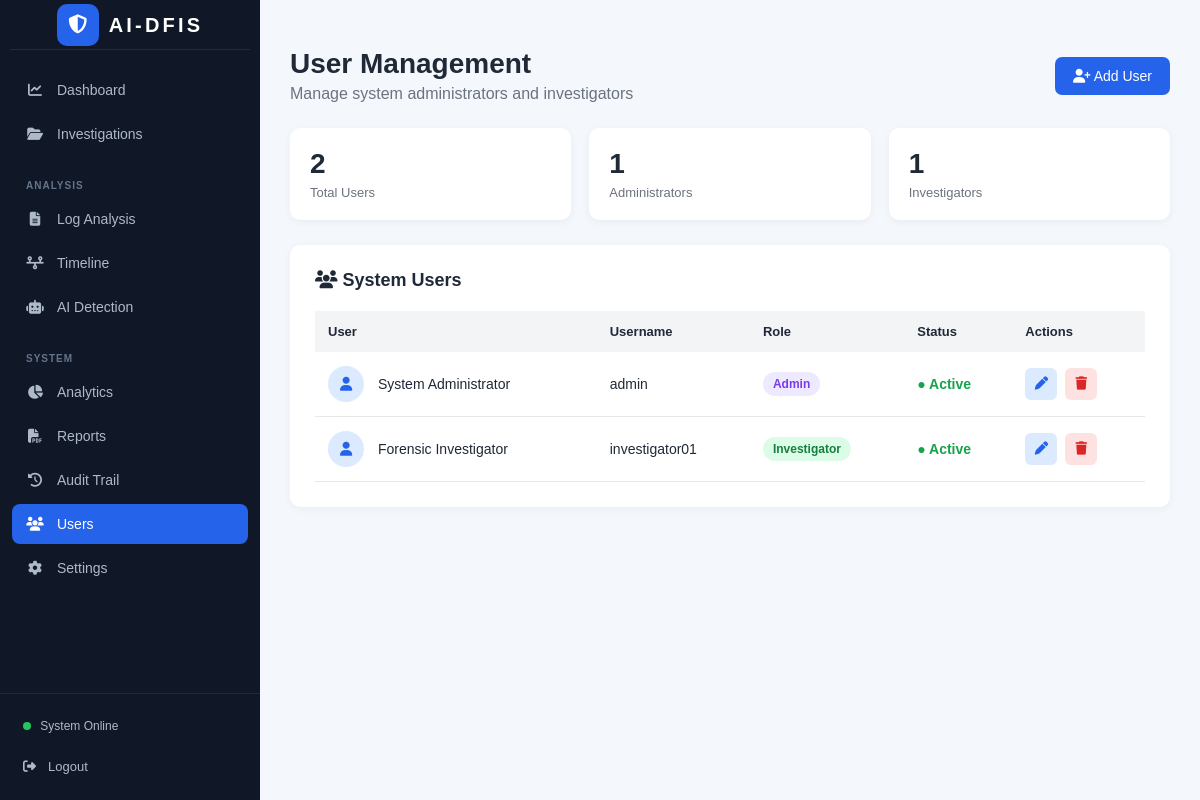
The app's page /users (signed in) with its own data.
### tables this page shows
CREATE TABLE users (

            id INTEGER PRIMARY KEY AUTOINCREMENT,

            name TEXT NOT NULL,

            username TEXT UNIQUE NOT NULL,

            password TEXT NOT NULL,

            role TEXT NOT NULL

        );

### app.py (the view)
@app.route("/users")
def users():
    if session.get("role") != "Admin":
        abort(403)
    conn = get_db_connection()
    users = conn.execute(
        "SELECT * FROM users ORDER BY id"
    ).fetchall()
    conn.close()
    total_users = len(users)
    admin_count = 0
    investigator_count = 0
    for user in users:
        if user["role"] == "Admin":
            admin_count += 1
        elif user["role"] == "Investigator":
            investigator_count += 1
    return render_template(
        "users.html",
        users=users,
        total_users=total_users,
        admin_count=admin_count,
        investigator_count=investigator_count
    )

### app.py (called while the page is built)
def get_db_connection():
    conn = sqlite3.connect(DATABASE)
    conn.row_factory = sqlite3.Row
    return conn

def login_required():
    return "user_id" in session

@app.before_request
def require_login():
    if request.endpoint in ["login", "static"]:
        return None
    if not login_required():
        return redirect(url_for("login"))
    return None

### templates/users.html (shortened to what this page needs)
<!DOCTYPE html>
<html lang="en">
<head>
    <link rel="stylesheet"
          href="https://cdnjs.cloudflare.com/ajax/libs/font-awesome/6.5.0/css/all.min.css">
</head>
<body>
<aside class="sidebar">
    <div class="logo">
        <div class="logo-icon">
            <i class="fa-solid fa-shield-halved"></i>
        </div>
        <div>
            <h2 class="brand-wordmark">AI-DFIS</h2>
        </div>
    </div>
    <nav class="sidebar-menu">
        <a href="/dashboard" class="menu-item">
            <i class="fa-solid fa-chart-line"></i>
            <span>Dashboard</span>
        </a>
        <a href="/investigations" class="menu-item">
            <i class="fa-solid fa-folder-open"></i>
            <span>Investigations</span>
        </a>
        <div class="menu-title">ANALYSIS</div>
        <a href="/log-analysis" class="menu-item">
            <i class="fa-solid fa-file-lines"></i>
            <span>Log Analysis</span>
        </a>
        <a href="/timeline" class="menu-item">
            <i class="fa-solid fa-timeline"></i>
            <span>Timeline</span>
        </a>
        <a href="/ai-detection" class="menu-item">
            <i class="fa-solid fa-robot"></i>
            <span>AI Detection</span>
        </a>
        <div class="menu-title">SYSTEM</div>
        <a href="/analytics" class="menu-item">
            <i class="fa-solid fa-chart-pie"></i>
            <span>Analytics</span>
        </a>
        <a href="/reports" class="menu-item">
            <i class="fa-solid fa-file-pdf"></i>
            <span>Reports</span>
        </a>
        <a href="/audit-trail" class="menu-item">
            <i class="fa-solid fa-clock-rotate-left"></i>
            <span>Audit Trail</span>
        </a>
        {% if session.get("role") == "Admin" %}
        <a href="/users" class="menu-item active">
            <i class="fa-solid fa-users"></i>
            <span>Users</span>
        </a>
        {% endif %}
        <a href="/settings" class="menu-item">
            <i class="fa-solid fa-gear"></i>
            <span>Settings</span>
        </a>
    </nav>
    <div class="sidebar-bottom">
        <div class="system-status">
            <span class="status-dot"></span>
            System Online
        </div>
        <a href="/logout" class="logout">
            <i class="fa-solid fa-right-from-bracket"></i>
            Logout
        </a>
    </div>
</aside>
<main class="main">
    <div class="header">
        <div>
            <h1>User Management</h1>
            <p>
                Manage system administrators and investigators
            </p>
        </div>
        <a href="#add-user" class="add-button" id="add-user-button">
            <i class="fa-solid fa-user-plus"></i>
            Add User
        </a>
    </div>
    <div class="stats">
        <div class="stat-card">
            <h2>{{ total_users }}</h2>
            <p>Total Users</p>
        </div>
        <div class="stat-card">
            <h2>{{ admin_count }}</h2>
            <p>Administrators</p>
        </div>
        <div class="stat-card">
            <h2>{{ investigator_count }}</h2>
            <p>Investigators</p>
        </div>
    </div>
    <div class="table-card">
        <h2>
            <i class="fa-solid fa-users"></i>
            System Users
        </h2>
        <table>
            <thead>
                <tr>
                    <th>User</th>
                    <th>Username</th>
                    <th>Role</th>
                    <th>Status</th>
                    <th>Actions</th>
                </tr>
            </thead>
            <tbody>
            {% for user in users %}
                <tr>
                    <td>
                        <span class="user-icon">
                            <i class="fa-solid fa-user"></i>
                        </span>
                        {{ user.name }}
                    </td>
                    <td>
                        {{ user.username }}
                    </td>
                    <td>
                        {% if user.role == "Admin" %}
                            <span class="role admin">
                                Admin
                            </span>
                        {% else %}
                            <span class="role investigator">
                                Investigator
                            </span>
                        {% endif %}
                    </td>
                    <td>
                        <span class="active-status">
                            ● Active
                        </span>
                    </td>
                    <td>
                        <div class="actions">
                                <button type="button"
                                    class="action-btn edit edit-user-button"
                                    data-id="{{ user.id }}"
                                    data-name="{{ user.name }}"
                                    data-username="{{ user.username }}"
                                    data-role="{{ user.role }}"
                                    aria-label="Edit {{ user.username }}">
                                <i class="fa-solid fa-pen"></i>
                            </button>
                            <form method="POST"
                                  action="/users/{{ user.id }}/delete"
                                  onsubmit="return confirm('Delete this user?');">
                                <button type="submit"
                                        class="action-btn delete"
                                        aria-label="Delete {{ user.username }}">
                                    <i class="fa-solid fa-trash"></i>
                                </button>
                            </form>
                        </div>
                    </td>
                </tr>
            {% endfor %}
            </tbody>
        </table>
    </div>
</main>
</body>
</html>

### templates/users.html (style rules this page uses)
* { margin: 0; padding: 0; box-sizing: border-box; font-family: Arial, sans-serif; }
body { background: #f4f7fb; color: #1f2937; }
.sidebar { display: flex; flex-direction: column; position: fixed; left: 0; top: 0; bottom: 0; width: 260px; height: auto; background: #101827; color: white; padding: 0; z-index: 100; }
.logo { display: flex; align-items: center; width: 240px; height: 50px; flex: 0 0 auto; margin: 0 auto; padding: 4px 10px; gap: 10px; border-bottom: 1px solid rgba(255,255,255,0.08); justify-content: center; text-align: center; }
.logo-icon { width: 42px; height: 42px; background: #2563eb; border-radius: 10px; display: flex; align-items: center; justify-content: center; font-size: 19px; }
.logo h2 { margin: 0; color: #ffffff; font-size: 20px; font-weight: 800; letter-spacing: 0.16em; line-height: 1; }
.sidebar .logo > div:last-child { width: auto; display: flex; flex-direction: column; align-items: center; }
.sidebar .logo .brand-wordmark { width: auto; text-align: center; text-transform: uppercase; }
.sidebar-menu { padding: 20px 12px; flex: 1; display: flex; flex-direction: column; }
.menu-item { text-decoration: none; padding: 12px 14px; margin-bottom: 4px; border-radius: 8px; align-items: center; color: #aeb9c9; display: flex; gap: 13px; font-size: 14px; transition: 0.2s; }
.menu-item.active { background: #2563eb; color: white; }
.menu-item i { width: 18px; text-align: center; }
.menu-title { color: #64748b; font-size: 10px; margin: 0; padding: 22px 14px 8px; font-weight: 700; letter-spacing: 1px; }
.sidebar-bottom { padding: 15px; border-top: 1px solid rgba(255,255,255,0.08); }
.system-status { color: #aeb9c9; font-size: 12px; padding: 10px 8px; margin-bottom: 5px; }
.status-dot { display: inline-block; width: 8px; height: 8px; background: #22c55e; border-radius: 50%; margin-right: 6px; }
.logout { display: flex; align-items: center; gap: 12px; color: #aeb9c9; text-decoration: none; padding: 11px 8px; font-size: 13px; }
.main { margin-left: 260px; padding: 30px; }
.header { display: flex; justify-content: space-between; align-items: center; margin-bottom: 25px; }
.header h1 { font-size: 28px; }
.header p { color: #6b7280; margin-top: 5px; }
.add-button { background: #2563eb; color: white; text-decoration: none; padding: 11px 18px; border-radius: 7px; font-size: 14px; }
.stats { display: grid; grid-template-columns: repeat(3, 1fr); gap: 18px; margin-bottom: 25px; }
.stat-card { background: white; padding: 20px; border-radius: 10px; box-shadow: 0 2px 8px rgba(0,0,0,0.05); }
.stat-card h2 { font-size: 28px; margin-bottom: 5px; }
.stat-card p { color: #6b7280; font-size: 13px; }
.table-card { background: white; padding: 25px; border-radius: 10px; box-shadow: 0 2px 8px rgba(0,0,0,0.05); }
.table-card h2 { font-size: 18px; margin-bottom: 20px; }
table { width: 100%; border-collapse: collapse; }
th { background: #f3f4f6; padding: 13px; text-align: left; font-size: 13px; }
td { padding: 14px 13px; border-bottom: 1px solid #e5e7eb; font-size: 14px; }
.user-icon { width: 36px; height: 36px; border-radius: 50%; background: #dbeafe; color: #2563eb; display: inline-flex; align-items: center; justify-content: center; margin-right: 10px; }
.role { display: inline-block; padding: 5px 10px; border-radius: 20px; font-size: 12px; font-weight: bold; }
.admin { background: #ede9fe; color: #7c3aed; }
.investigator { background: #dcfce7; color: #15803d; }
.active-status { color: #16a34a; font-weight: bold; }
.actions { display: flex; gap: 8px; }
.action-btn { width: 32px; height: 32px; border: none; border-radius: 6px; cursor: pointer; }
.edit { background: #dbeafe; color: #2563eb; }
.delete { background: #fee2e2; color: #dc2626; }

### records on screen
users: name "System Administrator", username "admin", role "Admin"
users: name "Forensic Investigator", username "investigator01", role "Investigator"

### other values on screen
{{ total_users }} "2"
{{ admin_count }} "1"
{{ investigator_count }} "1"
